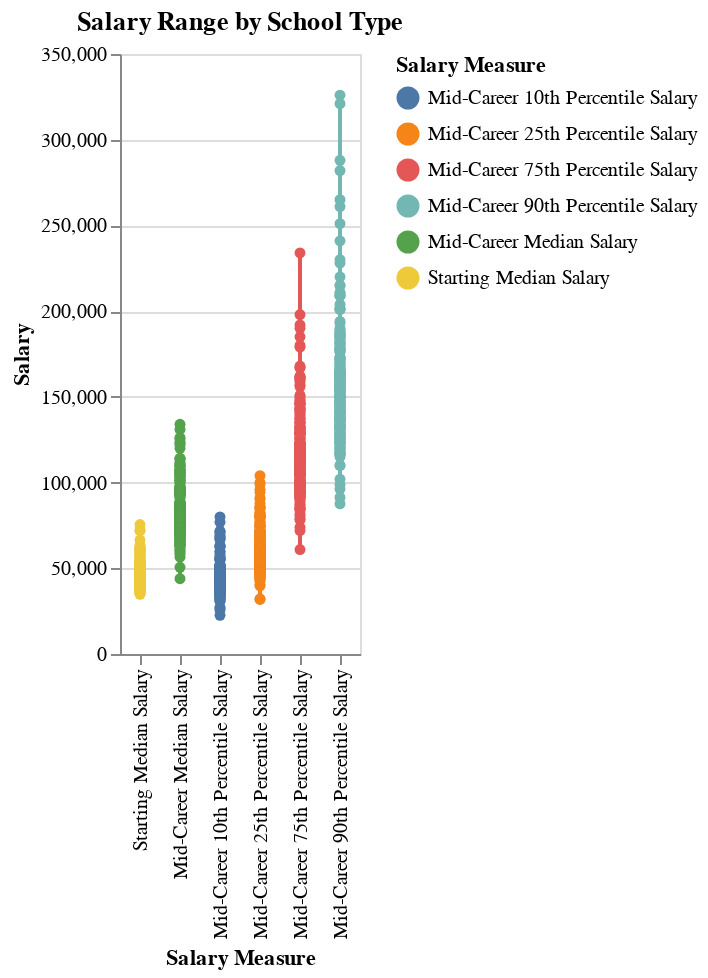

The notebook cell this image was saved under:
### Code cell
import pandas as pd
import altair as alt

# Load and clean the dataset
df = pd.read_csv('salaries-by-college-type.csv')
salary_columns = ['Starting Median Salary', 'Mid-Career Median Salary', 
                  'Mid-Career 10th Percentile Salary', 'Mid-Career 25th Percentile Salary',
                  'Mid-Career 75th Percentile Salary', 'Mid-Career 90th Percentile Salary']
for column in salary_columns:
    df[column] = df[column].str.replace(r'[$,]', '', regex=True).astype(float)

# Melt the DataFrame for Altair plotting
melted_df = df.melt(
    id_vars=['School Name', 'School Type'],
    value_vars=salary_columns,
    var_name='Salary Measure', 
    value_name='Salary'
)

# Define dropdown selection for School Type
school_types = sorted(df['School Type'].unique())
school_type_dropdown = alt.binding_select(options=school_types, name='School Type')
school_type_select = alt.selection_point(fields=['School Type'], bind=school_type_dropdown, name='Select')

# Define a line chart that connects various salary measures for the selected school name
line_chart = alt.Chart(melted_df).mark_line(point=True).encode(
    x=alt.X('Salary Measure:N', title='Salary Measure', sort=salary_columns),
    y=alt.Y('Salary:Q', title='Salary', scale=alt.Scale(zero=False)),
    color='Salary Measure:N',  # Use different colors for each salary measure
    tooltip=['School Name:N', 'Salary Measure:N', 'Salary:Q']
).transform_filter(
    school_type_select  # Filter chart to the selected school type
).properties(
    title="Salary Range by School Type"
).add_selection(
    school_type_select  # Add dropdown selection for School Type
).interactive()

line_chart

### Figure 1 — Vega-Lite specification as saved in the notebook (floating-point values rounded to 4 significant figures; data arrays with more than 128 entries replaced by an {"elided": "..."} marker saying what was removed)
{"config": {"view": {"continuousWidth": 300, "continuousHeight": 300}}, "data": {"name": "data-9ac472716aa52d627824e95ea2b973e7"}, "mark": {"type": "line", "point": true}, "encoding": {"color": {"field": "Salary Measure", "type": "nominal"}, "tooltip": [{"field": "School Name", "type": "nominal"}, {"field": "Salary Measure", "type": "nominal"}, {"field": "Salary", "type": "quantitative"}], "x": {"field": "Salary Measure", "sort": ["Starting Median Salary", "Mid-Career Median Salary", "Mid-Career 10th Percentile Salary", "Mid-Career 25th Percentile Salary", "Mid-Career 75th Percentile Salary", "Mid-Career 90th Percentile Salary"], "title": "Salary Measure", "type": "nominal"}, "y": {"field": "Salary", "scale": {"zero": false}, "title": "Salary", "type": "quantitative"}}, "params": [{"name": "Select", "select": {"type": "point", "fields": ["School Type"]}, "bind": {"input": "select", "options": ["Engineering", "Ivy League", "Liberal Arts", "Party", "State"], "name": "School Type"}}, {"name": "param_33", "select": {"type": "interval", "encodings": ["x", "y"]}, "bind": "scales"}], "title": "Salary Range by School Type", "transform": [{"filter": {"param": "Select"}}], "$schema": "https://vega.github.io/schema/vega-lite/v5.17.0.json", "datasets": {"data-9ac472716aa52d627824e95ea2b973e7": {"elided": "1614 records"}}}
